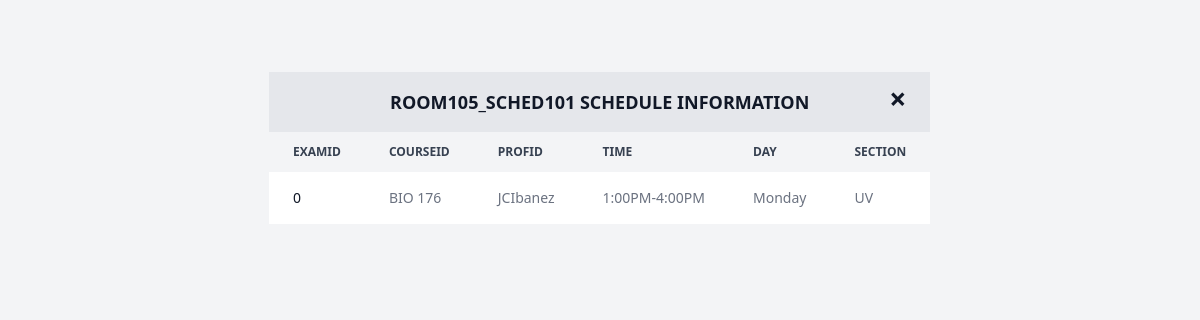
Page /build/fetch_rooms.php?room_key=Room105_sched101 on the earlier database version.
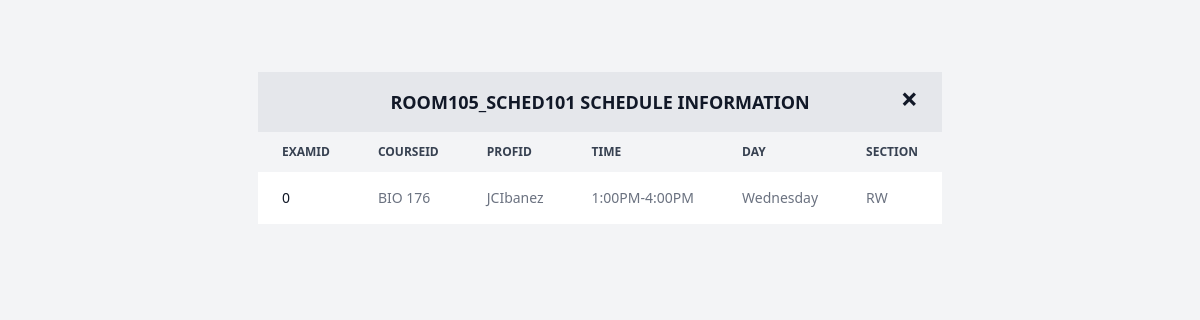
Same page on the later database version.
### tables this page shows
CREATE TABLE `roomsched` (
  `SchedID` varchar(20) NOT NULL,
  `RoomNumber` varchar(20) DEFAULT NULL,
  `ExamID` varchar(15) NOT NULL,
  `CourseID` varchar(15) NOT NULL,
  `ProfID` varchar(15) NOT NULL,
  `Time` varchar(20) NOT NULL,
  `Day` varchar(15) NOT NULL,
  `Section` varchar(15) NOT NULL
);

### build/fetch_rooms.php (the view, shortened to what this page needs)
<!DOCTYPE html>
<html>
<head>
    <script src="https://cdn.tailwindcss.com"></script>
    <link rel="stylesheet" href="css/style.css">
    <link href="https://cdnjs.cloudflare.com/ajax/libs/flowbite/2.3.0/flowbite.min.css" rel="stylesheet" />
</head>
<body class="bg-gray-100 dark:bg-gray-900 flex items-center justify-center min-h-screen">
<?php
$servername = "localhost";
$username = "root";
$password = "";
$dbname = "racedatabase";
$conn = new mysqli($servername, $username, $password, $dbname);
if (isset($_GET['room_key'])) {
    $room_key = $conn->real_escape_string($_GET['room_key']);
    $sql = "SELECT ExamID, CourseID, ProfID, Time, Day, Section FROM roomsched WHERE SchedID LIKE '$room_key%'";
    $result = $conn->query($sql);
    if ($result->num_rows > 0) {
        echo "<div style='margin-top:-42%'>";
        echo "<div id='schedule-table' class='relative z-50 overflow-x-auto w-full max-w-4xl mx-auto table-container'>
                <table class='w-full text-sm text-left rtl:text-right text-gray-500 dark:text-gray-400'>
                    <thead class='text-xs text-gray-700 uppercase bg-gray-100 dark:bg-gray-700 dark:text-gray-400'>
                        <tr>
                            <th colspan='6' class='px-6 py-4 text-lg font-bold text-center text-gray-900 bg-gray-200 dark:bg-gray-800 dark:text-white relative'>
                            $room_key Schedule Information
                                <button onclick='closeTable()' class='absolute top-[45%] right-4 transform -translate-y-1/2 text-gray-900 dark:text-white text-3xl p-2 hover:text-red-700'>
                                    &times;
                                </button>
                            </th>
                        </tr>
                        <tr>
                            <th scope='col' class='px-6 py-3'>ExamID</th>
                            <th scope='col' class='px-6 py-3'>CourseID</th>
                            <th scope='col' class='px-6 py-3'>ProfID</th>
                            <th scope='col' class='px-6 py-3'>Time</th>
                            <th scope='col' class='px-6 py-3'>Day</th>
                            <th scope='col' class='px-6 py-3'>Section</th>
                        </tr>
                    </thead>
                    <tbody>";
        while($row = $result->fetch_assoc()) {
            echo "<tr class='bg-white dark:bg-gray-800'>
                    <td class='px-6 py-4 font-medium text-gray-900 whitespace-nowrap dark:text-white'>" . $row["ExamID"] . "</td>
                    <td class='px-6 py-4'>" . $row["CourseID"] . "</td>
                    <td class='px-6 py-4'>" . $row["ProfID"] . "</td>
                    <td class='px-6 py-4'>" . $row["Time"] . "</td>
                    <td class='px-6 py-4'>" . $row["Day"] . "</td>
                    <td class='px-6 py-4'>" . $row["Section"] . "</td>
                </tr>";
        }
        echo "</tbody>
                </table>
              </div>";
    } else {
        echo "<p class='text-gray-700 dark:text-gray-400'>No results found for room key $room_key.</p>";
    }
} else {
    echo "<p class='text-gray-700 dark:text-gray-400'>No room key provided.</p>";
}
?>
</body>
</html>

### build/css/style.css (style rules this page uses)
html, :host { line-height: 1.5; -webkit-text-size-adjust: 100%; -moz-tab-size: 4; -o-tab-size: 4; tab-size: 4; font-family: ui-sans-serif, system-ui, sans-serif, "Apple Color Emoji", "Segoe UI Emoji", "Segoe UI Symbol", "Noto Color Emoji"; font-feature-settings: normal; font-variation-settings: normal; -webkit-tap-highlight-color: transparent; }
body { margin: 0; line-height: inherit; }
table { text-indent: 0; border-color: inherit; border-collapse: collapse; }
button, input, optgroup, select, textarea { font-family: inherit; font-feature-settings: inherit; font-variation-settings: inherit; font-size: 100%; font-weight: inherit; line-height: inherit; letter-spacing: inherit; color: inherit; margin: 0; padding: 0; }
button, select { text-transform: none; }
button, input:where([type='button']), input:where([type='reset']), input:where([type='submit']) { -webkit-appearance: button; background-color: transparent; background-image: none; }
button, [role="button"] { cursor: pointer; }
.absolute { position: absolute; }
.relative { position: relative; }
.mx-auto { margin-left: auto; margin-right: auto; }
.flex { display: flex; }
.min-h-screen { min-height: 100vh; }
.w-full { width: 100%; }
.max-w-4xl { max-width: 56rem; }
.items-center { align-items: center; }
.p-2 { padding: 0.5rem; }
.text-center { text-align: center; }
.font-bold { font-weight: 700; }

### build/fetch_rooms.php (style rules this page uses)
.table-container { max-height: 470px; overflow-y: auto; transform: scale(0.8); opacity: 0; animation: growIn 0.5s forwards; }
.table-container table { width: 100%; }
.table-container td, .table-container th { white-space: nowrap; }
.table-container { font-size: 1rem; }

Differences in the rows shown:
changed roomsched "BIO 176": Day "Monday" → "Wednesday"; Section "UV" → "RW"
